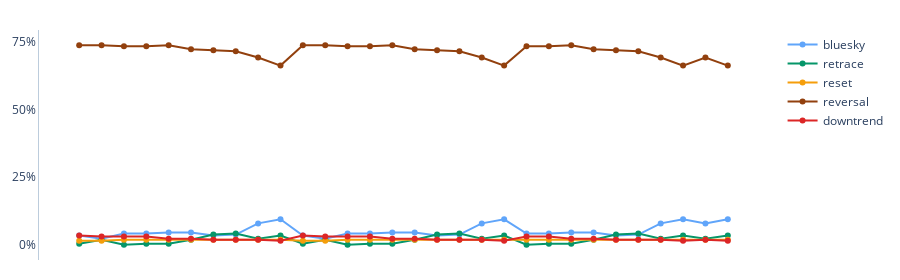

The notebook cell this image was saved under:
### Code cell
# Trend of Trends Line Graph

line_layout = go.Layout(    
    margin=dict(
        l=20,
        r=20, 
        t=30, 
        b=20
    ),
    plot_bgcolor="#FFF",
    xaxis=dict(
        visible=False, 
        showgrid=False
    ),
    yaxis=dict(
        tick0=0, 
        dtick=0.25,
        tickformat=',.0%',
        showgrid=False,
        linecolor="#BCCCDC"
    ),
    height = 280
)


line_fig = go.Figure(
    data = line_data,
    layout = line_layout
)

line_fig
